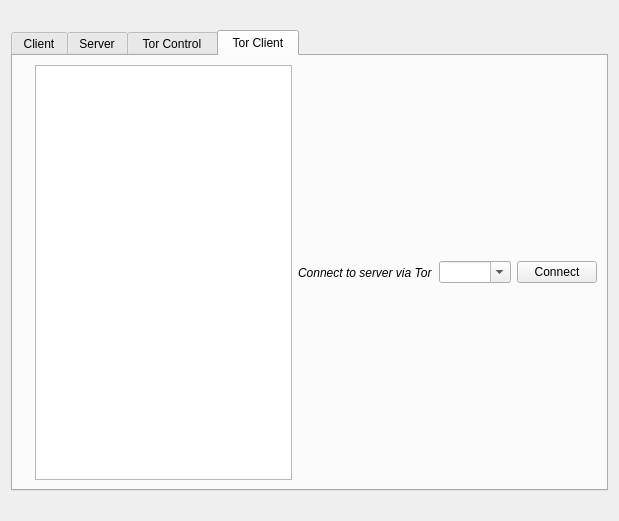
<?xml version="1.0" encoding="UTF-8"?>
<ui version="4.0">
 <class>ConnectDialog</class>
 <widget class="QDialog" name="ConnectDialog">
  <property name="geometry">
   <rect>
    <x>0</x>
    <y>0</y>
    <width>619</width>
    <height>521</height>
   </rect>
  </property>
  <property name="mouseTracking">
   <bool>true</bool>
  </property>
  <property name="focusPolicy">
   <enum>Qt::StrongFocus</enum>
  </property>
  <property name="windowTitle">
   <string>Egge's Messenger: Connect</string>
  </property>
  <property name="autoFillBackground">
   <bool>true</bool>
  </property>
  <property name="modal">
   <bool>true</bool>
  </property>
  <layout class="QGridLayout" name="gridLayout_3">
   <item row="0" column="0">
    <widget class="QTabWidget" name="tabConnect">
     <property name="maximumSize">
      <size>
       <width>601</width>
       <height>461</height>
      </size>
     </property>
     <property name="currentIndex">
      <number>3</number>
     </property>
     <property name="usesScrollButtons">
      <bool>false</bool>
     </property>
     <property name="documentMode">
      <bool>false</bool>
     </property>
     <property name="tabsClosable">
      <bool>false</bool>
     </property>
     <property name="movable">
      <bool>true</bool>
     </property>
     <property name="tabBarAutoHide">
      <bool>false</bool>
     </property>
     <widget class="QWidget" name="tabClient">
      <property name="font">
       <font>
        <bold>true</bold>
       </font>
      </property>
      <property name="cursor">
       <cursorShape>PointingHandCursor</cursorShape>
      </property>
      <property name="mouseTracking">
       <bool>true</bool>
      </property>
      <attribute name="title">
       <string>Client</string>
      </attribute>
      <layout class="QGridLayout" name="gridLayout">
       <item row="0" column="0">
        <widget class="QLabel" name="labelClientInfo">
         <property name="styleSheet">
          <string notr="true">QLabel {font-style: italic}</string>
         </property>
         <property name="text">
          <string>Create connection to server as client</string>
         </property>
        </widget>
       </item>
       <item row="1" column="0">
        <widget class="QComboBox" name="comboBoxServerIP">
         <property name="cursor">
          <cursorShape>PointingHandCursor</cursorShape>
         </property>
         <property name="mouseTracking">
          <bool>true</bool>
         </property>
         <property name="editable">
          <bool>true</bool>
         </property>
        </widget>
       </item>
       <item row="2" column="0">
        <widget class="QLabel" name="labelServerIP">
         <property name="text">
          <string>Server IP number:</string>
         </property>
        </widget>
       </item>
       <item row="3" column="0">
        <widget class="QComboBox" name="comboBoxServerPortNumber">
         <property name="cursor">
          <cursorShape>PointingHandCursor</cursorShape>
         </property>
         <property name="editable">
          <bool>true</bool>
         </property>
        </widget>
       </item>
       <item row="4" column="0">
        <widget class="QLabel" name="labelServerPortNumber">
         <property name="text">
          <string>Server port number:</string>
         </property>
        </widget>
       </item>
       <item row="5" column="0">
        <widget class="QLabel" name="labelClientInfo_2">
         <property name="text">
          <string>(Currently no connection.)</string>
         </property>
        </widget>
       </item>
       <item row="6" column="0">
        <widget class="QPushButton" name="pushButtonConnect2Server">
         <property name="text">
          <string>Connect</string>
         </property>
        </widget>
       </item>
      </layout>
     </widget>
     <widget class="QWidget" name="tabServer">
      <property name="font">
       <font>
        <bold>true</bold>
       </font>
      </property>
      <attribute name="title">
       <string>Server</string>
      </attribute>
      <widget class="QListWidget" name="listWidgetHostInfo">
       <property name="geometry">
        <rect>
         <x>20</x>
         <y>60</y>
         <width>241</width>
         <height>201</height>
        </rect>
       </property>
       <property name="font">
        <font>
         <pointsize>8</pointsize>
         <bold>true</bold>
        </font>
       </property>
      </widget>
      <widget class="QGroupBox" name="groupBoxServerOnOff">
       <property name="geometry">
        <rect>
         <x>280</x>
         <y>60</y>
         <width>291</width>
         <height>101</height>
        </rect>
       </property>
       <property name="title">
        <string>Start server on this host?</string>
       </property>
       <layout class="QGridLayout" name="gridLayout_2">
        <item row="0" column="0">
         <widget class="QRadioButton" name="radioButtonStartServerOK">
          <property name="toolTip">
           <string>Accept providing server capability on this host. </string>
          </property>
          <property name="text">
           <string>Yes, I'm cool with it!</string>
          </property>
         </widget>
        </item>
        <item row="1" column="0">
         <widget class="QRadioButton" name="radioButtonStartServerNAK">
          <property name="toolTip">
           <string>No server capability will be provided on this host.</string>
          </property>
          <property name="text">
           <string>Sorry, I'm otherwise ... ahem ... engaged.</string>
          </property>
          <property name="checked">
           <bool>true</bool>
          </property>
         </widget>
        </item>
       </layout>
      </widget>
      <widget class="QPushButton" name="pushButtonLaunchServer">
       <property name="geometry">
        <rect>
         <x>450</x>
         <y>210</y>
         <width>121</width>
         <height>40</height>
        </rect>
       </property>
       <property name="text">
        <string>Launch</string>
       </property>
      </widget>
      <widget class="QLabel" name="labelServerInfo">
       <property name="geometry">
        <rect>
         <x>20</x>
         <y>20</y>
         <width>561</width>
         <height>17</height>
        </rect>
       </property>
       <property name="styleSheet">
        <string notr="true">QLabel {font-style: italic}</string>
       </property>
       <property name="text">
        <string>Provide server functionality from this host</string>
       </property>
      </widget>
      <widget class="QFrame" name="frame">
       <property name="geometry">
        <rect>
         <x>280</x>
         <y>187</y>
         <width>145</width>
         <height>68</height>
        </rect>
       </property>
       <property name="frameShape">
        <enum>QFrame::StyledPanel</enum>
       </property>
       <property name="frameShadow">
        <enum>QFrame::Raised</enum>
       </property>
       <layout class="QVBoxLayout" name="verticalLayout_3">
        <item>
         <widget class="QLabel" name="labelServerPortNumber_2">
          <property name="text">
           <string>Server port number:</string>
          </property>
         </widget>
        </item>
        <item>
         <widget class="QLineEdit" name="lineEditServerPortNumber"/>
        </item>
       </layout>
      </widget>
      <widget class="QLabel" name="labelServerInfo_2">
       <property name="geometry">
        <rect>
         <x>20</x>
         <y>300</y>
         <width>561</width>
         <height>101</height>
        </rect>
       </property>
       <property name="text">
        <string/>
       </property>
      </widget>
     </widget>
     <widget class="QWidget" name="tabTorControl">
      <attribute name="title">
       <string> Tor Control </string>
      </attribute>
      <layout class="QVBoxLayout" name="verticalLayout">
       <item>
        <widget class="QLabel" name="labelTorControlInfo">
         <property name="text">
          <string>Tor control and oversight</string>
         </property>
        </widget>
       </item>
       <item>
        <widget class="QListWidget" name="listWidgetTorControlHistory"/>
       </item>
      </layout>
     </widget>
     <widget class="QWidget" name="tabTorClient">
      <property name="focusPolicy">
       <enum>Qt::TabFocus</enum>
      </property>
      <attribute name="title">
       <string> Tor Client </string>
      </attribute>
      <layout class="QHBoxLayout" name="horizontalLayout">
       <item>
        <widget class="QLabel" name="labelTorClientInfo2">
         <property name="font">
          <font>
           <italic>true</italic>
          </font>
         </property>
         <property name="text">
          <string/>
         </property>
        </widget>
       </item>
       <item>
        <widget class="QListWidget" name="listWidgetTorClientFeedback"/>
       </item>
       <item>
        <widget class="QLabel" name="labelTorClientInfo">
         <property name="font">
          <font>
           <italic>true</italic>
          </font>
         </property>
         <property name="text">
          <string>Connect to server via Tor</string>
         </property>
        </widget>
       </item>
       <item>
        <widget class="QComboBox" name="comboBoxTorClientServer">
         <property name="cursor">
          <cursorShape>OpenHandCursor</cursorShape>
         </property>
         <property name="editable">
          <bool>true</bool>
         </property>
        </widget>
       </item>
       <item>
        <widget class="QPushButton" name="pushButtonTorClientConnect">
         <property name="cursor">
          <cursorShape>PointingHandCursor</cursorShape>
         </property>
         <property name="mouseTracking">
          <bool>true</bool>
         </property>
         <property name="text">
          <string>Connect</string>
         </property>
        </widget>
       </item>
      </layout>
     </widget>
    </widget>
   </item>
  </layout>
 </widget>
 <resources/>
 <connections/>
</ui>
